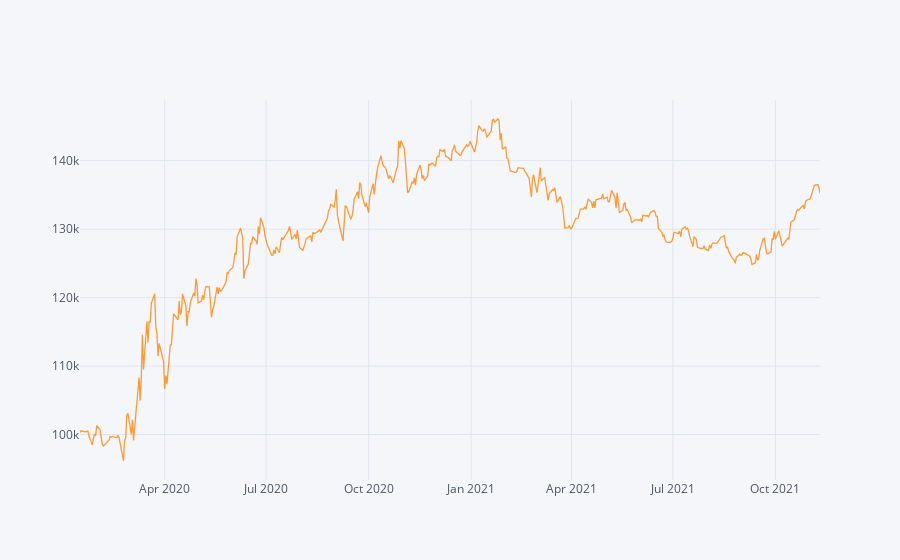

Here is the notebook cell this chart was saved with:
### Code cell
r_df = results['result_df']

# Calculate the Absolute Return of our trend-following trading strategy
absolute_return_tf = (r_df['account_val'].iloc[-1]-starting_capital)/starting_capital

# Calculate the CAGR or our trend-following trading strategy
CAGR_tf = ((r_df['account_val'].iloc[-1]/starting_capital)**(252/len(df)))-1
#or
CAGR_tf = ((r_df['account_val'].iloc[-1]/starting_capital)**(365/(df.index[-1] - df.index[0]).days))-1


# Calculate the IR (Sharpe without RF-rate) of our trend-following trading strategy
information_ratio_tf = (r_df.account_val.pct_change().mean()/r_df.account_val.pct_change().std())*((252) **0.5)

#Plot the equity curve (hint: use 'account_val')
r_df.account_val.iplot()
#or
r_df.account_val.plot()

### Figure 1 — Plotly figure (JSON) as saved in the notebook; plotly's stock layout.template omitted (floating-point values rounded to 4 significant figures; data arrays with more than 128 entries replaced by an {"elided": "..."} marker saying what was removed)
{"data": [{"line": {"color": "rgba(255, 153, 51, 1.0)", "dash": "solid", "shape": "linear", "width": 1.3}, "mode": "lines", "name": "account_val", "text": "", "type": "scatter", "x": {"elided": "460 str values"}, "y": {"elided": "460 float values"}}], "layout": {"autosize": true, "legend": {"bgcolor": "#F5F6F9", "font": {"color": "#4D5663"}}, "paper_bgcolor": "#F5F6F9", "plot_bgcolor": "#F5F6F9", "title": {"font": {"color": "#4D5663"}, "x": 0.5}, "xaxis": {"autorange": true, "gridcolor": "#E1E5ED", "range": ["2020-01-16", "2021-11-10"], "showgrid": true, "tickfont": {"color": "#4D5663"}, "title": {"font": {"color": "#4D5663"}, "text": ""}, "type": "date", "zerolinecolor": "#E1E5ED"}, "yaxis": {"autorange": true, "gridcolor": "#E1E5ED", "range": [93360.0, 148900.0], "showgrid": true, "tickfont": {"color": "#4D5663"}, "title": {"font": {"color": "#4D5663"}, "text": ""}, "type": "linear", "zerolinecolor": "#E1E5ED"}}}
